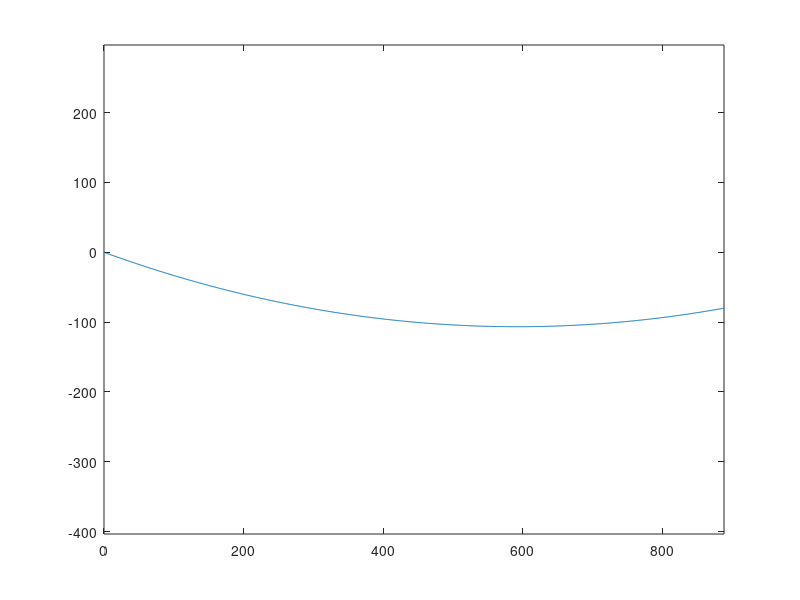

Recreate this plot in MATLAB.
 L = 888;
C = -80;
q_y = 60;
Tx = 99549.7776;
beta = q_y*L/(2*Tx);
c1 = asinh((beta*C/L)/sinh(beta))-beta;
c2 = -Tx/q_y*cosh(c1);
cat = @(x) Tx/q_y*cosh(q_y/Tx*x+c1)+c2;
x = 0:L;
y = cat(x);
mid_def = cat(L/2)
plot(x,y)
hold on
axis equal
 